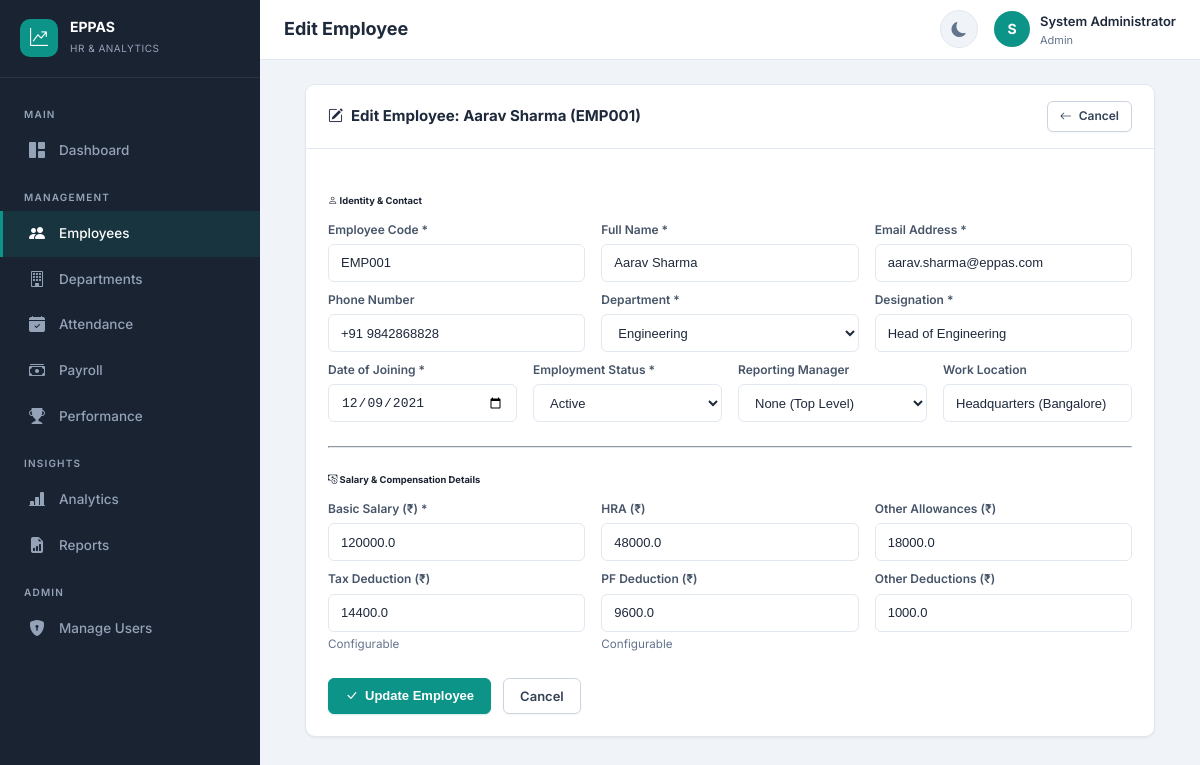
Screenshot of /employees/1/edit (signed in) with the database file from the repository.
### app/models.py (models this page shows, shortened)
class User(UserMixin, db.Model):
    __tablename__ = 'users'
    id = db.Column(db.Integer, primary_key=True)
    email = db.Column(db.String(120), unique=True, nullable=False, index=True)
    password_hash = db.Column(db.String(256), nullable=False)
    full_name = db.Column(db.String(100), nullable=False)
    role = db.Column(db.String(20), nullable=False, default='employee')  # admin, hr_manager, employee
    is_active = db.Column(db.Boolean, default=True)
    employee_id = db.Column(db.Integer, db.ForeignKey('employees.id'), nullable=True)
    created_at = db.Column(db.DateTime, default=datetime.utcnow)
    updated_at = db.Column(db.DateTime, default=datetime.utcnow, onupdate=datetime.utcnow)
    employee = db.relationship('Employee', backref='user_account', uselist=False, foreign_keys=[employee_id])
    @property
    def is_admin(self):
        return self.role == 'admin'
    @property
    def is_hr(self):
        return self.role in ('admin', 'hr_manager')

class Employee(db.Model):
    __tablename__ = 'employees'
    id = db.Column(db.Integer, primary_key=True)
    employee_code = db.Column(db.String(20), unique=True, nullable=False, index=True)
    full_name = db.Column(db.String(100), nullable=False)
    email = db.Column(db.String(120), unique=True, nullable=False, index=True)
    phone = db.Column(db.String(20), nullable=True)
    department_id = db.Column(db.Integer, db.ForeignKey('departments.id'), nullable=False)
    designation = db.Column(db.String(100), nullable=False)
    date_of_joining = db.Column(db.Date, nullable=False)
    employment_status = db.Column(db.String(20), default='active')  # active, inactive, on_leave, terminated
    basic_salary = db.Column(db.Float, nullable=False, default=0)
    hra = db.Column(db.Float, default=0)  # House Rent Allowance
    other_allowances = db.Column(db.Float, default=0)
    tax_deduction = db.Column(db.Float, default=0)
    pf_deduction = db.Column(db.Float, default=0)  # Provident Fund
    other_deductions = db.Column(db.Float, default=0)
    manager_id = db.Column(db.Integer, db.ForeignKey('employees.id'), nullable=True)
    work_location = db.Column(db.String(100), default='Main Office')
    created_at = db.Column(db.DateTime, default=datetime.utcnow)
    updated_at = db.Column(db.DateTime, default=datetime.utcnow, onupdate=datetime.utcnow)
    manager = db.relationship('Employee', remote_side=[id], backref='subordinates')
    attendance_records = db.relationship('Attendance', backref='employee', lazy='dynamic', cascade='all, delete-orphan')
    payroll_records = db.relationship('Payroll', backref='employee', lazy='dynamic', cascade='all, delete-orphan')
    performance_records = db.relationship('PerformanceEvaluation', backref='employee', lazy='dynamic', cascade='all, delete-orphan')

class Department(db.Model):
    __tablename__ = 'departments'
    id = db.Column(db.Integer, primary_key=True)
    name = db.Column(db.String(100), unique=True, nullable=False)
    description = db.Column(db.Text, nullable=True)
    created_at = db.Column(db.DateTime, default=datetime.utcnow)
    employees = db.relationship('Employee', backref='department', lazy='dynamic')

### app/employees/routes.py (the view, shortened to what this page needs)
@employees_bp.route('/<int:employee_id>/edit', methods=['GET', 'POST'])
@login_required
@hr_required
def edit_employee(employee_id):
    employee = Employee.query.get_or_404(employee_id)
    departments = Department.query.order_by(Department.name).all()
    managers = Employee.query.filter(Employee.id != employee_id, Employee.employment_status == 'active').order_by(Employee.full_name).all()
    return render_template('employees/edit.html', employee=employee,
                          departments=departments, managers=managers)

### app/auth/routes.py (called while the page is built)
def hr_required(f):
    @wraps(f)
    def decorated_function(*args, **kwargs):
        if not current_user.is_authenticated or not current_user.is_hr:
            flash('HR Manager access required.', 'danger')
            return redirect(url_for('analytics.dashboard'))
        return f(*args, **kwargs)
    return decorated_function

### app/templates/employees/edit.html (shortened to what this page needs)
{% extends "base.html" %}
{% block page_title %}Edit Employee{% endblock %}
{% block content %}
<div class="card" style="max-width:850px;margin:0 auto;">
  <div class="card-header" style="display:flex;justify-content:space-between;align-items:center;">
    <h6><i class="bi bi-pencil-square"></i> Edit Employee: {{ employee.full_name }} ({{ employee.employee_code }})</h6>
    <a href="{{ url_for('employees.view_employee', employee_id=employee.id) }}" class="btn btn-sm btn-secondary">
      <i class="bi bi-arrow-left"></i> Cancel
    </a>
  </div>
  <div class="card-body">
    <form method="POST">
      <h6 style="color:var(--primary);margin-bottom:12px;"><i class="bi bi-person"></i> Identity & Contact</h6>
      <div class="row">
        <div class="col-md-4">
          <div class="form-group">
            <label class="form-label">Employee Code *</label>
            <input type="text" name="employee_code" class="form-control" value="{{ employee.employee_code }}" required>
          </div>
        </div>
        <div class="col-md-4">
          <div class="form-group">
            <label class="form-label">Full Name *</label>
            <input type="text" name="full_name" class="form-control" value="{{ employee.full_name }}" required>
          </div>
        </div>
        <div class="col-md-4">
          <div class="form-group">
            <label class="form-label">Email Address *</label>
            <input type="email" name="email" class="form-control" value="{{ employee.email }}" required>
          </div>
        </div>
      </div>
      <div class="row">
        <div class="col-md-4">
          <div class="form-group">
            <label class="form-label">Phone Number</label>
            <input type="text" name="phone" class="form-control" value="{{ employee.phone or '' }}">
          </div>
        </div>
        <div class="col-md-4">
          <div class="form-group">
            <label class="form-label">Department *</label>
            <select name="department_id" class="form-select" required>
              {% for d in departments %}
              <option value="{{ d.id }}" {% if employee.department_id == d.id %}selected{% endif %}>{{ d.name }}</option>
              {% endfor %}
            </select>
          </div>
        </div>
        <div class="col-md-4">
          <div class="form-group">
            <label class="form-label">Designation *</label>
            <input type="text" name="designation" class="form-control" value="{{ employee.designation }}" required>
          </div>
        </div>
      </div>
      <div class="row">
        <div class="col-md-3">
          <div class="form-group">
            <label class="form-label">Date of Joining *</label>
            <input type="date" name="date_of_joining" class="form-control" value="{{ employee.date_of_joining.strftime('%Y-%m-%d') }}" required>
          </div>
        </div>
        <div class="col-md-3">
          <div class="form-group">
            <label class="form-label">Employment Status *</label>
            <select name="employment_status" class="form-select" required>
              <option value="active" {% if employee.employment_status == 'active' %}selected{% endif %}>Active</option>
            </select>
          </div>
        </div>
        <div class="col-md-3">
          <div class="form-group">
            <label class="form-label">Reporting Manager</label>
            <select name="manager_id" class="form-select">
              <option value="">None (Top Level)</option>
            </select>
          </div>
        </div>
        <div class="col-md-3">
          <div class="form-group">
            <label class="form-label">Work Location</label>
            <input type="text" name="work_location" class="form-control" value="{{ employee.work_location or 'Main Office' }}">
          </div>
        </div>
      </div>
      <hr style="border-color:var(--border);margin:24px 0;">
      <h6 style="color:var(--primary);margin-bottom:12px;"><i class="bi bi-cash-coin"></i> Salary & Compensation Details</h6>
      <div class="row">
        <div class="col-md-4">
          <div class="form-group">
            <label class="form-label">Basic Salary (₹) *</label>
            <input type="number" name="basic_salary" class="form-control" step="0.01" min="0" value="{{ employee.basic_salary }}" required>
          </div>
        </div>
        <div class="col-md-4">
          <div class="form-group">
            <label class="form-label">HRA (₹)</label>
            <input type="number" name="hra" class="form-control" step="0.01" min="0" value="{{ employee.hra }}">
          </div>
        </div>
        <div class="col-md-4">
          <div class="form-group">
            <label class="form-label">Other Allowances (₹)</label>
            <input type="number" name="other_allowances" class="form-control" step="0.01" min="0" value="{{ employee.other_allowances }}">
          </div>
        </div>
      </div>
      <div class="row">
        <div class="col-md-4">
          <div class="form-group">
            <label class="form-label">Tax Deduction (₹)</label>
            <input type="number" name="tax_deduction" class="form-control" step="0.01" min="0" value="{{ employee.tax_deduction }}">
            <small class="text-muted">Configurable</small>
          </div>
        </div>
        <div class="col-md-4">
          <div class="form-group">
            <label class="form-label">PF Deduction (₹)</label>
            <input type="number" name="pf_deduction" class="form-control" step="0.01" min="0" value="{{ employee.pf_deduction }}">
            <small class="text-muted">Configurable</small>
          </div>
        </div>
        <div class="col-md-4">
          <div class="form-group">
            <label class="form-label">Other Deductions (₹)</label>
            <input type="number" name="other_deductions" class="form-control" step="0.01" min="0" value="{{ employee.other_deductions }}">
          </div>
        </div>
      </div>
      <div style="display:flex;gap:12px;margin-top:24px;">
        <button type="submit" class="btn btn-primary"><i class="bi bi-check-lg"></i> Update Employee</button>
        <a href="{{ url_for('employees.view_employee', employee_id=employee.id) }}" class="btn btn-secondary">Cancel</a>
      </div>
    </form>
  </div>
</div>
{% endblock %}

### app/templates/base.html (shortened to what this page needs)
<!DOCTYPE html>
<html lang="en" data-theme="light">
<head>
  <link href="https://cdn.jsdelivr.net/npm/bootstrap-icons@1.11.2/font/bootstrap-icons.css" rel="stylesheet">
  <link href="{{ url_for('static', filename='css/style.css') }}" rel="stylesheet">
</head>
<body>
  {% if current_user.is_authenticated %}
  <nav class="sidebar" id="sidebar">
    <div class="sidebar-brand">
      <div class="brand-icon"><i class="bi bi-graph-up-arrow"></i></div>
      <div>
        <h5>EPPAS</h5>
        <small>HR &amp; Analytics</small>
      </div>
    </div>
    <div class="sidebar-nav">
      <div class="nav-section">Main</div>
      <a class="nav-link {% if request.endpoint == 'analytics.dashboard' %}active{% endif %}" href="{{ url_for('analytics.dashboard') }}">
        <i class="bi bi-grid-1x2-fill"></i> Dashboard
      </a>
      <div class="nav-section">Management</div>
      {% if current_user.is_hr %}
      <a class="nav-link {% if 'employees' in request.endpoint|default('') %}active{% endif %}" href="{{ url_for('employees.employee_list') }}">
        <i class="bi bi-people-fill"></i> Employees
      </a>
      <a class="nav-link {% if request.endpoint == 'employees.department_list' %}active{% endif %}" href="{{ url_for('employees.department_list') }}">
        <i class="bi bi-building"></i> Departments
      </a>
      {% endif %}
      <a class="nav-link {% if 'attendance' in request.endpoint|default('') %}active{% endif %}" href="{{ url_for('attendance.attendance_list') }}">
        <i class="bi bi-calendar-check-fill"></i> Attendance
      </a>
      <a class="nav-link {% if 'payroll' in request.endpoint|default('') %}active{% endif %}" href="{{ url_for('payroll.payroll_list') }}">
        <i class="bi bi-cash-stack"></i> Payroll
      </a>
      <a class="nav-link {% if 'performance' in request.endpoint|default('') %}active{% endif %}" href="{{ url_for('performance.performance_list') }}">
        <i class="bi bi-trophy-fill"></i> Performance
      </a>
      {% if current_user.is_hr %}
      <div class="nav-section">Insights</div>
      <a class="nav-link {% if request.endpoint == 'analytics.analytics_detail' %}active{% endif %}" href="{{ url_for('analytics.analytics_detail') }}">
        <i class="bi bi-bar-chart-line-fill"></i> Analytics
      </a>
      <a class="nav-link {% if 'reports' in request.endpoint|default('') %}active{% endif %}" href="{{ url_for('reports.reports_index') }}">
        <i class="bi bi-file-earmark-bar-graph-fill"></i> Reports
      </a>
      {% endif %}
      {% if current_user.is_admin %}
      <div class="nav-section">Admin</div>
      <a class="nav-link {% if request.endpoint == 'auth.manage_users' %}active{% endif %}" href="{{ url_for('auth.manage_users') }}">
        <i class="bi bi-shield-lock-fill"></i> Manage Users
      </a>
      {% endif %}
    </div>
  </nav>
  <header class="topbar">
    <div style="display:flex;align-items:center;gap:12px;">
      <span class="page-title">{% block page_title %}Dashboard{% endblock %}</span>
    </div>
    <div class="topbar-actions">
      <button class="btn-icon" id="themeToggle" title="Toggle theme"><i class="bi bi-moon-fill"></i></button>
      <div class="user-menu dropdown" style="position:relative;">
        <div class="user-avatar" onclick="document.getElementById('userDropdown').classList.toggle('show')">
          {{ current_user.full_name[0]|upper }}
        </div>
        <div class="user-info" onclick="document.getElementById('userDropdown').classList.toggle('show')" style="cursor:pointer">
          <span>{{ current_user.full_name }}</span>
          <small>{{ current_user.role|replace('_', ' ')|title }}</small>
        </div>
      </div>
    </div>
  </header>
  <main class="main-content">
    <div class="content-wrapper">
      {% block content %}{% endblock %}
    </div>
  </main>
  {% else %}
    {% block public_content %}{% endblock %}
  {% endif %}
</body>
</html>

### rows the page displays
User: full_name "S", full_name "System Administrator", role "Admin"
Employee: full_name "Aarav Sharma", employee_code "EMP001", email "aarav.sharma@eppas.com", phone "+91 9842868828", department_id "Engineering", designation "Head of Engineering", date_of_joining "12/09/2021", employment_status "Active", work_location "Headquarters (Bangalore)", basic_salary "120000.0", hra "48000.0", other_allowances "18000.0", tax_deduction "14400.0", pf_deduction "9600.0", other_deductions "1000.0"
